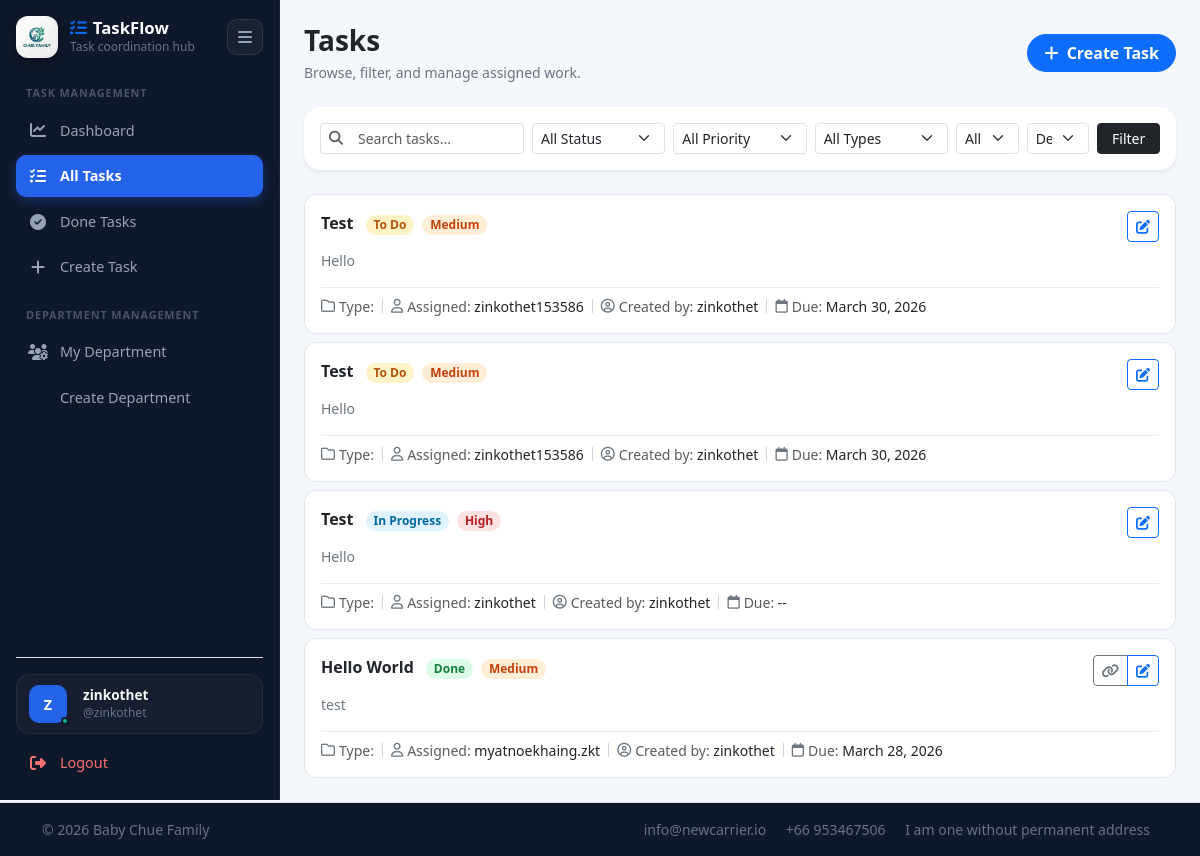
The app's page /tasks/list/ (signed in), older data.
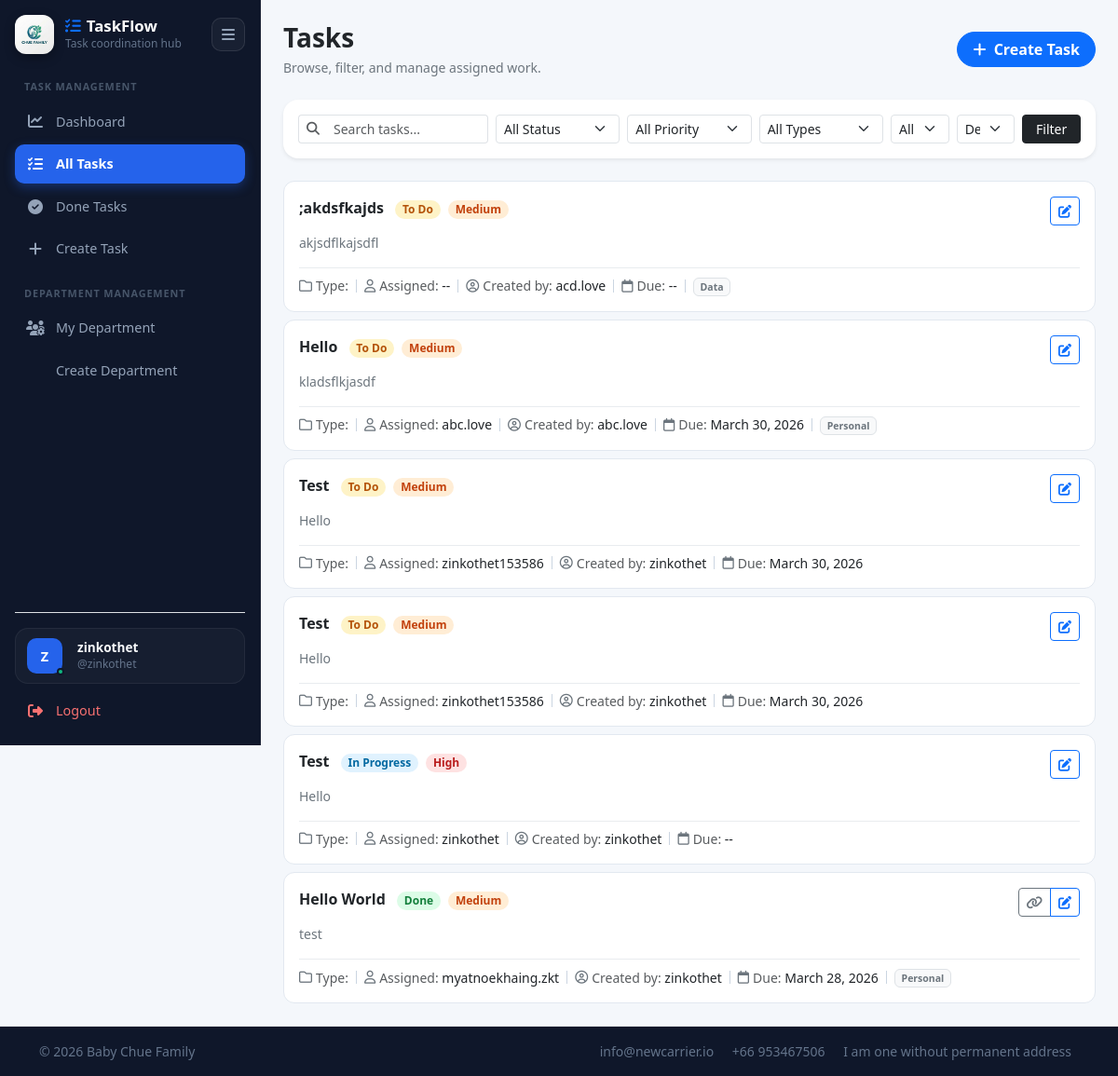
The same page, newer data.
### tasks/models.py (models this page shows, shortened)
class Task(models.Model):
    TODO =  'TODO'
    IN_PROGRESS = 'IN_PROGRESS'
    DONE = 'DONE'
    BLOCKED = 'BLOCKED'
    STATUS_CHOICES = (
        (TODO, 'To Do'),
        (IN_PROGRESS, 'In Progress'),
        (DONE, 'Done'),
        (BLOCKED, 'Blocked'),
    )
    LOW = 'LOW'
    MEDIUM = 'MEDIUM'
    HIGH = 'HIGH'
    URGENT = 'URGENT'
    PRIORITY_CHOICES = (
        (LOW, "Low"),
        (MEDIUM, "Medium"),
        (HIGH, "High"),
        (URGENT, "Urgent"),
    )
    PERSONAL = 'PERSONAL'
    DEPARTMENT = 'DEPARTMENT'
    ORGANIZATION = 'ORGANIZATION'
    VISIBILITY_CHOICES = (
        (PERSONAL, 'Personal'),
        (DEPARTMENT, 'Department'),
        (ORGANIZATION, 'Organization'),
    )
    title = models.CharField(max_length=200)
    description = models.TextField(blank=True)
    status = models.CharField(max_length=20, choices=STATUS_CHOICES, default=TODO)
    priority = models.CharField(max_length=20, choices=PRIORITY_CHOICES, default=MEDIUM)
    due_date = models.DateField(null=True, blank=True)
    attachment_link = models.URLField(null=True, blank=True, help_text='Optional link to Google Drive, OneDrive, or any external resource')
    organization_id = models.CharField(max_length=100, blank=True, db_index=True)
    visibility = models.CharField(max_length=20, choices=VISIBILITY_CHOICES, default=PERSONAL)
    department = models.ForeignKey(
        Department,
        on_delete=models.SET_NULL,
        null=True,
        blank=True,
        related_name="tasks",
    )
    assigned_to = models.ForeignKey(
        settings.AUTH_USER_MODEL,
        on_delete=models.SET_NULL,
        null=True,
        blank=True,
        related_name="assigned_tasks",
    )
    created_by = models.ForeignKey(
        settings.AUTH_USER_MODEL,
        on_delete=models.SET_NULL,
        null=True,
        related_name="created_tasks",
    )
    created_at = models.DateTimeField(auto_now_add=True)
    updated_at = models.DateTimeField(auto_now=True)
    class Meta:
        ordering = ['-created_at']
    def get_absolute_url(self):
        return reverse('tasks:task_detail', args=[self.pk])

class Department(models.Model):
    name = models.CharField(max_length=100, unique=True)
    description = models.TextField(blank=True)
    organization_id = models.CharField(max_length=100, blank=True, db_index=True)
    created_at = models.DateTimeField(auto_now_add=True)

### tasks/views.py (the view, shortened to what this page needs)
# urls.py: path("list/", views.task_list, name="task_list"),
@login_required
def task_list(request):
    tasks = _visible_tasks_for_user(request.user)
    keyword = (request.GET.get("q") or "").strip()
    status = (request.GET.get("status") or "").strip()
    status_aliases = {
        "progress": Task.IN_PROGRESS,
        "in-progress": Task.IN_PROGRESS,
        "in_progress": Task.IN_PROGRESS,
        "todo": Task.TODO,
        "done": Task.DONE,
        "blocked": Task.BLOCKED,
    }
    status = status_aliases.get(status.lower(), status)
    priority = (request.GET.get("priority") or "").strip()
    assignee = (request.GET.get("assignee") or request.GET.get("assigned") or "").strip()
    department = (request.GET.get("department") or "").strip()
    scope = (request.GET.get("scope") or "all").strip()
    if status:
        tasks = tasks.filter(status=status)
    if priority:
        tasks = tasks.filter(priority=priority)
    if department:
        tasks = tasks.filter(department_id=department)
    if assignee == "me":
        tasks = tasks.filter(assigned_to=request.user)
    profile = getattr(request.user, "profile", None)
    user_department = getattr(profile, "department", None)
    user_organization_id = (getattr(profile, "organization_id", "") or "").strip()
    if scope == "created":
        tasks = tasks.filter(created_by=request.user)
    elif scope == "assigned":
        tasks = tasks.filter(assigned_to=request.user)
    context = {
        "tasks": tasks,
        "keyword": keyword,
        "selected_status": status,
        "selected_priority": priority,
        "selected_assignee": assignee,
        "selected_department": department,
        "selected_scope": scope,
        "status_choices": Task.STATUS_CHOICES,
        "priority_choices": Task.PRIORITY_CHOICES,
        "departments": Department.objects.filter(organization_id=user_organization_id).order_by("name") if user_organization_id else Department.objects.none(),
    }
    return render(request, "tasks/task_list.html", context)

### tasks/templates/tasks/task_list.html (shortened to what this page needs)
{% extends "tasks/base_tasks.html" %}
{% block content %}
<div class="d-flex flex-wrap justify-content-between align-items-center gap-3 mb-4">
  <div>
    <h2 class="h3 fw-bold mb-1 text-dark">Tasks</h2>
    <p class="text-secondary mb-0 small">Browse, filter, and manage assigned work.</p>
  </div>
  <a href="{% url 'tasks:task_create' %}" class="btn btn-primary rounded-pill px-3 fw-semibold">
    <i class="fa-solid fa-plus me-1"></i> Create Task
  </a>
</div>
<form method="get" class="card border-0 shadow-sm p-3 mb-4 rounded-4 bg-white">
  <div class="row g-2 align-items-center">
    <div class="col-lg-3 col-md-6">
      <div class="input-group input-group-sm">
        <span class="input-group-text bg-transparent border-end-0 text-muted"><i class="fa-solid fa-magnifying-glass"></i></span>
        <input type="text" name="q" value="{{ keyword }}" class="form-control form-control-sm border-start-0" placeholder="Search tasks...">
      </div>
    </div>
    <div class="col-lg-2 col-md-3 col-6">
      <select name="status" class="form-select form-select-sm">
        <option value="">All Status</option>
      </select>
    </div>
    <div class="col-lg-2 col-md-3 col-6">
      <select name="priority" class="form-select form-select-sm">
        <option value="">All Priority</option>
      </select>
    </div>
    <div class="col-lg-2 col-md-4 col-6">
      <select name="task_nature" class="form-select form-select-sm">
        <option value="">All Types</option>
      </select>
    </div>
    <div class="col-lg-1 col-md-4 col-6">
      <select name="scope" class="form-select form-select-sm">
        <option value="all" {% if selected_scope == 'all' %}selected{% endif %}>All</option>
      </select>
    </div>
    <div class="col-lg-1 col-md-4 col-8">
      <select name="department" class="form-select form-select-sm">
        <option value="">Dept</option>
      </select>
    </div>
    <div class="col-lg-1 col-md-12 col-4">
      <button type="submit" class="btn btn-dark btn-sm w-100 fw-medium">Filter</button>
    </div>
  </div>
</form>
<div class="d-flex flex-column gap-2">
  {% for task in tasks %}
    <div class="task-row-card p-3">
      <div class="d-flex justify-content-between align-items-start gap-3 mb-2">
        <div class="min-w-0">
          <a href="{{ task.get_absolute_url }}" class="text-decoration-none fw-bold text-dark fs-6 d-inline-block me-2">
            {{ task.title }}
          </a>
          <span class="badge rounded-pill px-2.5 py-1
            {% if task.status == 'DONE' or task.status == 'COMPLETED' %}badge-status-done
            {% elif task.status == 'IN_PROGRESS' %}badge-status-progress
            {% else %}badge-status-pending{% endif %}">
            {{ task.get_status_display }}
          </span>
          <span class="badge rounded-pill px-2.5 py-1 ms-1
            {% if task.priority == 'HIGH' or task.priority == 'URGENT' %}badge-priority-high
            {% elif task.priority == 'MEDIUM' %}badge-priority-medium
            {% else %}badge-priority-low{% endif %}">
            {{ task.get_priority_display }}
          </span>
        </div>
        <div class="btn-group btn-group-sm flex-shrink-0">
          {% if task.attachment_link %}
            <a href="{{ task.attachment_link }}" target="_blank" class="btn btn-outline-secondary" title="Attachment">
              <i class="fa-solid fa-link"></i>
            </a>
          {% endif %}
          <a href="{{ task.get_absolute_url }}" class="btn btn-outline-primary" title="Open / Edit">
            <i class="fa-solid fa-pen-to-square"></i>
          </a>
        </div>
      </div>
      {% if task.description %}
        <p class="text-secondary small mb-3 text-break">
          {{ task.description }}
        </p>
      {% endif %}
      <div class="d-flex flex-wrap align-items-center gap-2 pt-2 border-top border-light-subtle text-muted small">
        <div class="d-flex align-items-center gap-1">
          <i class="fa-regular fa-folder text-secondary"></i>
          <span>Type: <strong class="text-dark fw-medium">{{ task.get_task_nature_display }}</strong></span>
        </div>
        <div class="d-flex align-items-center gap-1">
          <i class="fa-regular fa-user text-secondary"></i>
          <span>Assigned: <strong class="text-dark fw-medium">{{ task.assigned_to|default:"--" }}</strong></span>
        </div>
        <div class="d-flex align-items-center gap-1">
          <i class="fa-regular fa-circle-user text-secondary"></i>
          <span>Created by: <strong class="text-dark fw-medium">{{ task.created_by|default:"--" }}</strong></span>
        </div>
        <div class="d-flex align-items-center gap-1">
          <i class="fa-regular fa-calendar text-secondary"></i>
          <span>Due: <strong class="text-dark fw-medium">{{ task.due_date|default:"--" }}</strong></span>
        </div>
        {% if task.department %}
          <div>
            <span class="badge bg-light text-secondary border">{{ task.department.name }}</span>
          </div>
        {% endif %}
      </div>
    </div>
  {% empty %}
    <div class="card border-0 shadow-sm text-center py-5 rounded-4">
      <i class="fa-regular fa-folder-open display-6 text-muted mb-2 opacity-50"></i>
      <p class="text-muted mb-0">No matching tasks found.</p>
    </div>
  {% endfor %}
</div>
{% endblock %}

### tasks/templates/tasks/base_tasks.html (shortened to what this page needs)
{% load static %}
<!DOCTYPE html>
<html lang="en">
<head>
  <link href="https://cdn.jsdelivr.net/npm/bootstrap@5.3.3/dist/css/bootstrap.min.css" rel="stylesheet">
  <link href="https://cdnjs.cloudflare.com/ajax/libs/font-awesome/6.5.2/css/all.min.css" rel="stylesheet">
</head>
<body>
  <div class="container-fluid px-0">
    <div class="row g-0 app-shell">
      <aside class="sidebar p-3" id="appSidebar">
        <div class="sidebar-inner d-flex flex-column h-100">
          <div>
            <div class="sidebar-header mb-3">
              <div class="brand-wrap">
                <img src="{% static 'images/Logo.png' %}" alt="Logo" class="brand-logo">
                <div class="brand-text">
                  <div class="brand-title"><i class="fa-solid fa-list-check text-primary"></i> TaskFlow</div>
                  <div class="brand-subtitle">Task coordination hub</div>
                </div>
              </div>
              <button class="sidebar-toggle" id="desktopSidebarToggle" type="button" aria-label="Toggle sidebar">
                <i class="fa-solid fa-bars"></i>
              </button>
            </div>
            <nav>
              <div class="nav-section-title">Task Management</div>
              <a href="{% url 'tasks:dashboard' %}" class="{% if request.resolver_match.url_name == 'dashboard' %}active{% endif %}">
                <i class="fa-solid fa-chart-line"></i>
                <span class="nav-label">Dashboard</span>
              </a>
              <a href="{% url 'tasks:task_list' %}" class="{% if request.resolver_match.url_name == 'task_list' and selected_status != status_done %}active{% endif %}">
                <i class="fa-solid fa-list-check"></i>
                <span class="nav-label">All Tasks</span>
              </a>
              <a href="{% url 'tasks:task_list' %}?status=done" class="{% if request.resolver_match.url_name == 'task_list' and selected_status == status_done %}active{% endif %}">
                <i class="fa-solid fa-circle-check"></i>
                <span class="nav-label">Done Tasks</span>
              </a>
              <a href="{% url 'tasks:task_create' %}" class="{% if request.resolver_match.url_name == 'task_create' %}active{% endif %}">
                <i class="fa-solid fa-plus"></i>
                <span class="nav-label">Create Task</span>
              </a>
              {% if user.is_superuser or user.is_staff %}
                <div class="nav-section-title">Department Management</div>
                <a href="{% url 'tasks:profile_department_update' %}" class="{% if request.resolver_match.url_name == 'profile_department_update' %}active{% endif %}">
                  <i class="fa-solid fa-users-gear"></i>
                  <span class="nav-label">My Department</span>
                </a>
                <a href="{% url 'tasks:department_create' %}" class="{% if request.resolver_match.url_name == 'department_create' %}active{% endif %}">
                  <span class="nav-label">Create Department</span>
                </a>
              {% endif %}
            </nav>
          </div>
          <div class="mt-auto pt-3 border-top border-white-50 border-opacity-10 d-flex flex-column gap-2">
            <div class="user-card d-flex align-items-center gap-3">
              <div class="avatar-circle {% cycle 'avatar-blue' 'avatar-green' 'avatar-amber' 'avatar-purple' 'avatar-pink' %}">
                {% if user.profile.image %}
                  <img src="{{ user.profile.image.url }}" alt="{{ user.username }} avatar">
                {% else %}
                  {{ user.get_full_name|default:user.username|slice:":1"|upper }}
                {% endif %}
                <span class="status-dot"></span>
              </div>
              <div class="user-meta">
                <div class="user-name">{{ user.get_full_name|default:user.username }}</div>
                <div class="user-handle">@{{ user.username }}</div>
              </div>
            </div>
            <a href="{% url 'account_logout' %}" class="logout-link">
              <i class="fa-solid fa-right-from-bracket"></i>
              <span class="logout-label">Logout</span>
            </a>
          </div>
        </div>
      </aside>
      <div class="col-lg p-4 main-content">
        {% block content %}{% endblock %}
      </div>
    </div>
  </div>
  <footer class="section-footer border-top" style="background:#0f172a; color:#64748b;">
    <div class="container">
      <section class="footer-bottom row py-3">
        <div class="col-md-3">
          <p class="mb-0 small">&copy; 2026 Baby Chue Family</p>
        </div>
        <div class="col-md-9 text-md-end small">
          <span class="px-2">info@newcarrier.io</span>
          <span class="px-2">+66 953467506</span>
          <span class="px-2">I am one without permanent address</span>
        </div>
      </section>
    </div>
  </footer>
</body>
</html>

Row changes from the older to the newer data that the page shows:
added Task: title ";akdsfkajds", status "To Do", priority "Medium", description "akjsdflkajsdfl", assigned_to "--", created_by "acd.love", due_date "--", department.name "Data"
added Task: title "Hello", status "To Do", priority "Medium", description "kladsflkjasdf", assigned_to "abc.love", created_by "abc.love", due_date "March 30, 2026", department.name "Personal"
changed Task "Hello World": department_id empty → 1 (drawn); department.name (not shown) → "Personal"
